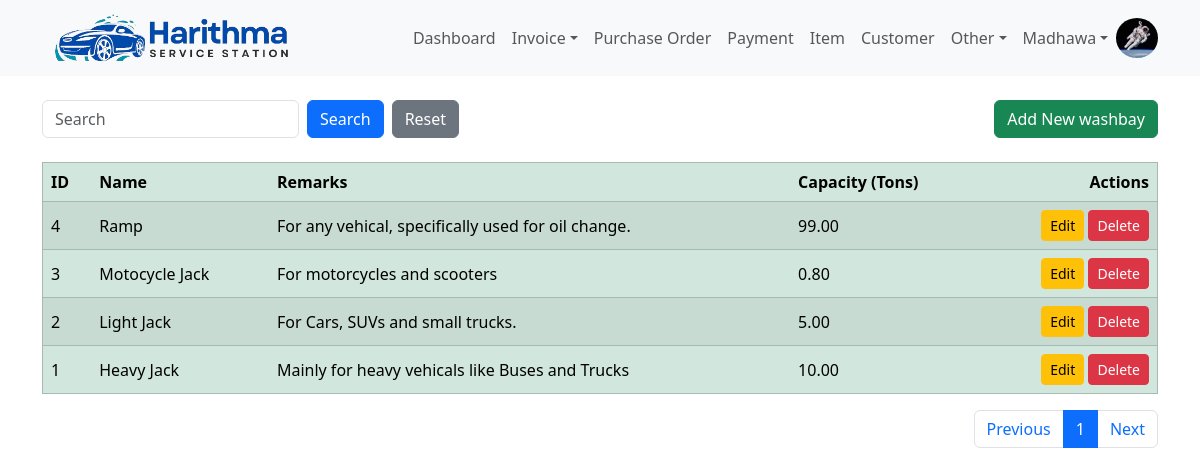
The page /washbay (signed in) on the database its author committed.
### harithmapos/models.py (models this page shows, shortened)
class User(db.Model, UserMixin):
    id = db.Column(db.Integer, primary_key=True)
    email = db.Column(db.String(120), unique=True, nullable=False)
    name = db.Column(db.String(50), nullable=False)
    image = db.Column(db.String(20), default='default.jpg')
    password = db.Column(db.String(60), nullable=False)
    create_dttm = db.Column(db.DateTime, nullable=False, default=datetime.utcnow)
    update_dttm = db.Column(db.DateTime, nullable=False, default=datetime.utcnow)

class WashBay(db.Model):
    id = db.Column(db.Integer, primary_key=True)
    name = db.Column(db.String(50), nullable=False)
    remarks = db.Column(db.String(255))
    capacity = db.Column(db.Numeric(10,2))
    create_dttm = db.Column(db.DateTime, nullable=False, default=datetime.utcnow)
    invoices = db.relationship('InvoiceHead', backref='washbay', lazy=True)

### harithmapos/views/washbay/routes.py (the view)
@washbay_blueprint.route("/washbay", methods=['GET', 'POST'])
@login_required
def washbay():
    washbay_create_form = WashBayCreateForm()
    washbay_update_form = WashBayUpdateForm()
    per_page = 10
    page = request.args.get('page',1,type=int)
    query = request.args.get("query",None)
    if query:
        washbays = WashBay.query.order_by(WashBay.create_dttm.desc()).filter(WashBay.name.icontains(query)).paginate(page=page, per_page=per_page)
    else:
        washbays = WashBay.query.order_by(WashBay.create_dttm.desc()).paginate(page=page, per_page=per_page)
    return render_template(
        'washbay.html',
        title='WashBay',
        washbay_create_form=washbay_create_form,
        washbay_update_form=washbay_update_form,
        washbays=washbays,
        query=query
    )

### harithmapos/views/washbay/forms.py
class WashBayCreateForm(FlaskForm):
    name = StringField("Name", validators=[DataRequired(), Length(min=2, max=50)])
    remarks = StringField("Remarks")
    capacity = DecimalField("Capacity (Tons)", places=2)
    submit = SubmitField('Insert Wash Bay')

class WashBayUpdateForm(FlaskForm):
    name = StringField("Name", validators=[DataRequired(), Length(min=2, max=50)])
    remarks = StringField("Remarks")
    capacity = DecimalField("Capacity (Tons)", places=2)
    submit = SubmitField('Update Wash Bay')

### harithmapos/models.py (called while the page is built)
@login_manager.user_loader
def load_user(user_id):
    return User.query.get(int(user_id))

### harithmapos/templates/washbay.html (shortened to what this page needs)
{% extends 'layout/base.html' %}
{% block body %}
    <div class="container mt-4">
        <div class="row">
            <div class="col d-flex justify-content-between align-items-center">
                <form class="mb-0 d-flex" action="" method="GET" autocomplete="off">
                    <input type="text" class="form-control me-2" name="query" id="query" placeholder="{{ query if query else 'Search'}}">
                    <input type="submit" value="Search" class="btn btn-primary me-2" name="">
                    <a href="{{ url_for('washbay_blueprint.washbay') }}"><input type="submit" value="Reset" class="btn btn-secondary" ></a>
                </form>
                <button type="button" class="btn btn-success align-right" data-bs-toggle="modal" data-bs-target="#insert_modal">Add New washbay</button>
            </div>
        </div>
    </div>
    <div class="container mt-4">
        <table class="table table-success table-striped table-hover" border="1">
            <thead class="thread-dark">
                <tr>
                    <th scope="col">ID</th>
                    <th scope="col">Name</th>
                    <th scope="col">Remarks</th>
                    <th scope="col">Capacity (Tons)</th>
                    <th scope="col" style="text-align: right" >Actions</th>
                </tr>
            </thead>
            <tbody id="results">
                {% for washbay in washbays.items %}
                    <tr>
                        <td class="align-middle"  scope="row">{{washbay.id}}</td>
                        <td class="align-middle">{{washbay.name}}</td>
                        <td class="align-middle">{{washbay.remarks}}</td>
                        <td class="align-middle">{{washbay.capacity}}</td>
                        <td class="text-end">
                            <a href="{{ url_for('washbay_blueprint.update_washbay', washbay_id=washbay.id) }}" class="btn btn-sm btn-warning" data-toggle="tooltip" data-placement="top" title="Update washbay" data-bs-toggle="modal" data-bs-target="#update_washbay{{washbay.id}}">Edit</a>
                            <a href="{{ url_for('washbay_blueprint.delete_washbay', washbay_id=washbay.id) }}" class="btn btn-sm btn-danger" data-toggle="tooltip" data-placement="top" title="Delete washbay" onclick="return confirm('Are you sure to delete?')">Delete</a>
                        </td>
                    </tr>
                {% endfor %}
            </tbody>
        </table>
        <nav aria-label="Page navigation">
            <ul class="pagination justify-content-end">
                <li class="page-item"><a class="page-link" href="{{ url_for('washbay_blueprint.washbay', page=washbays.prev_num, query=query) }}">Previous</a></li>
                {% for page_number in washbays.iter_pages(left_edge=1, right_edge=1, left_current=1, right_current=2) %}
                    {% if page_number %}
                        {% if washbays.page == page_number %}
                            <li class="page-item "><a class="page-link active" href="{{ url_for('washbay_blueprint.washbay', page=page_number, query=query) }}">{{ page_number }}</a></li>
                        {% else %}
                            <li class="page-item "><a class="page-link" href="{{ url_for('washbay_blueprint.washbay', page=page_number, query=query) }}">{{ page_number }}</a></li>
                        {% endif %}
                    {% else %}
                        <li class="page-item "><a class="page-link" href="#">...</a></li>
                    {% endif %}
                {% endfor %}
                <li class="page-item"><a class="page-link" href="{{ url_for('washbay_blueprint.washbay', page=washbays.next_num, query=query) }}">Next</a></li>
            </ul>
        </nav>
    </div>
{% endblock %}

### harithmapos/templates/layout/navbar.html (shortened to what this page needs)
<nav class="navbar navbar-expand-lg navbar-light bg-light">
    <div class="container">
        <a href="" class="navbar-brand">
            <img src="{{url_for('static', filename='Harithma-logo.png')}}" height="50" class="d-inline-block align-text-top" alt="">
        </a>
        <div class="collapse navbar-collapse" id="navbarCollapse">
            <ul class="navbar-nav ms-auto">
                {% if current_user.is_authenticated %}
                    <a class="nav-item nav-link" href="{{ url_for('dashboard_blueprint.dashboard') }}">Dashboard</a>
                    <li class="nav-item dropdown">
                        <a class="nav-link dropdown-toggle" href="#" role="button" data-bs-toggle="dropdown" aria-expanded="false">Invoice</a>
                    </li>
                    <a class="nav-item nav-link" href="{{ url_for('purchase_order_blueprint.purchase_order_head') }}">Purchase Order</a>
                    <a class="nav-item nav-link" href="{{ url_for('payment_blueprint.payment') }}">Payment</a>
                    <a class="nav-item nav-link" href="{{ url_for('item_blueprint.item') }}">Item</a>
                    <a class="nav-item nav-link" href="{{ url_for('customer_blueprint.customer') }}">Customer</a>
                    <li class="nav-item dropdown">
                        <a class="nav-link dropdown-toggle" href="#" role="button" data-bs-toggle="dropdown" aria-expanded="false">Other</a>
                    </li>
                    <li class="nav-item dropdown">
                        <a class="nav-link dropdown-toggle" href="#" role="button" data-bs-toggle="dropdown" aria-expanded="false">{{ current_user.name }}</a>
                    </li>
                    <img src="{{ url_for('static', filename='user_images/'+current_user.image) }}" class="rounded-circle" height="40" alt="Avatar" />
                {% else %}
                    <a class="nav-item nav-link" href="{{ url_for('user_blueprint.login') }}">Login</a>
                    <a class="nav-item nav-link" href="{{ url_for('user_blueprint.register') }}">Register</a>
                {% endif %}
            </ul>
        </div>
    </div>
</nav>

### rows shown on the page
User: name "Madhawa", image (picture)
WashBay: id "4", name "Ramp", remarks "For any vehical, specifically used for oil change.", capacity "99.00"
WashBay: id "3", name "Motocycle Jack", remarks "For motorcycles and scooters", capacity "0.80"
WashBay: id "2", name "Light Jack", remarks "For Cars, SUVs and small trucks.", capacity "5.00"
WashBay: id "1", name "Heavy Jack", remarks "Mainly for heavy vehicals like Buses and Trucks", capacity "10.00"

### other values the page prints
{{ page_number }} "1"
